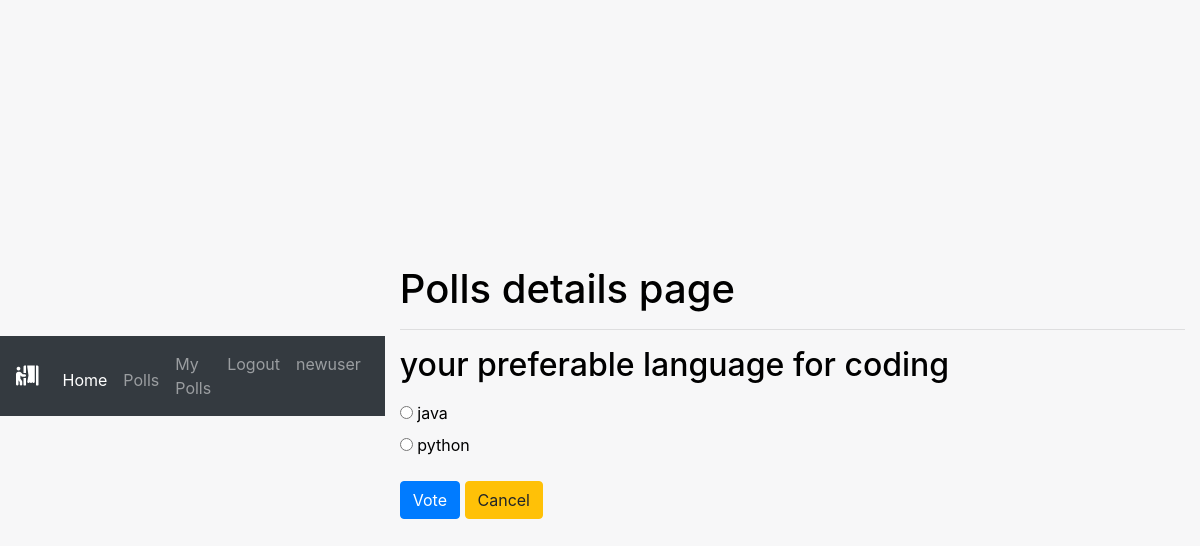
The app's page /pollapp/17/ (signed in) with its own data.
### pollapp/models.py (models this page shows, shortened)
class Poll(models.Model):
    owner = models.ForeignKey(User, on_delete=models.CASCADE)
    text = models.TextField()
    pub_date = models.DateTimeField(default=timezone.now)
    active = models.BooleanField(default=True)
    created_at = models.DateTimeField(auto_now_add=True)
    def __str__(self):
        return self.text

class Choice(models.Model):
    poll = models.ForeignKey(Poll, on_delete=models.CASCADE)
    choice_text = models.CharField(max_length=255)
    created_at = models.DateTimeField(auto_now_add=True)
    updated_at = models.DateTimeField(auto_now=True)

### pollapp/views.py (the view)
# urls.py: path('<int:poll_id>/', views.poll_detail, name='detail'),
def poll_detail(request, poll_id):
    poll = get_object_or_404(Poll, id=poll_id)
    if not poll.active:
        return render(request, 'polls/poll_result.html', {'poll': poll})
    loop_count = poll.choice_set.count()
    context = {
        'poll': poll,
        'loop_time': range(0, loop_count),
    }
    return render(request, 'polls/poll_detail.html', context)

### pollapp/templates/polls/poll_detail.html (shortened to what this page needs)
{% extends 'base.html' %}
 {% load static %}
{% block custom_css %}
<link rel="stylesheet" href="{% static 'css/home_style.css' %}">
{% endblock custom_css %}
{% block content %}
<div class="container">
    <h1>Polls details page</h1>
    <hr>
    <h2 class="mt-3 mb-3">{{ poll }}</h2>
    <form action="{% url 'pollapp:vote' poll.id %}" method="POST">
        {% for choice in poll.choice_set.all %}
        <input type="radio" name="choice" id="choice{{ forloop.counter }}" value="{{ choice.id }}">
        <label for="choice{{ forloop.counter }}">{{ choice.choice_text }}</label>
        <br>
        {% endfor %}
        <input type="submit" value="Vote" class="btn btn-primary mt-3">
        <a class="btn btn-warning mt-3" href="{% url 'pollapp:list' %}" role="button">Cancel</a>
    </form>
</div>
{% endblock content %}

### static/css/home_style.css (style rules this page uses)
html, body { height: 100%; margin: 0; padding: 0; color: black; }
html { background-image: url('C:\Users\KARTIK\OneDrive\Desktop\pollbooth\polls\static\img\background.jpg'); background-size: cover; }
body { background: hsl(220deg, 10%, 97%); margin: 0; padding: 0; display: flex; align-items: center; justify-content: center; }

### records on screen
Poll: text "your preferable language for coding"
Choice: choice_text "java"
Choice: choice_text "python"
